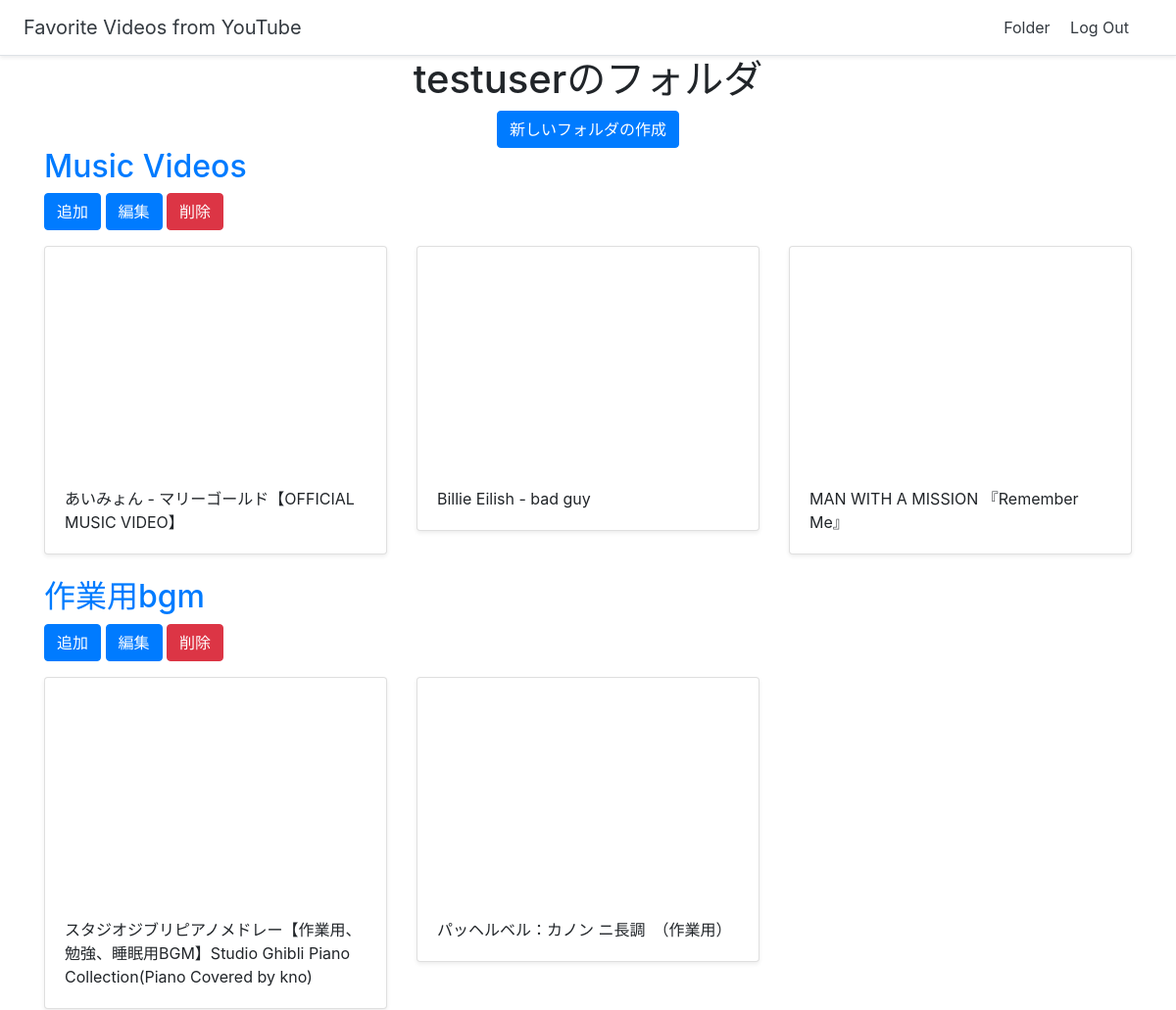
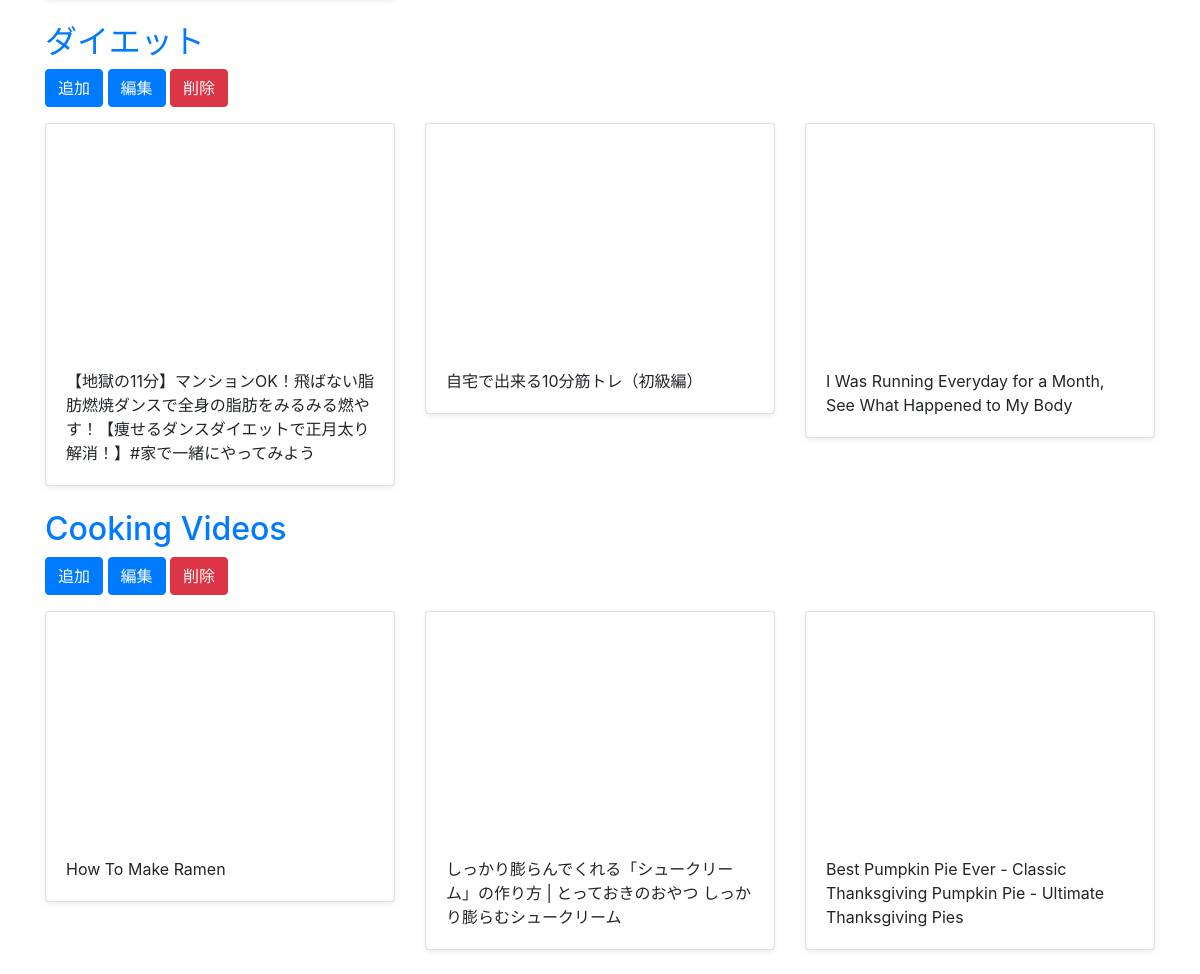
The page /dashboard (signed in) on the database its author committed (2 pictures, top to bottom).
### halls/models.py (models this page shows, shortened)
class Hall(models.Model):
    title = models.CharField(max_length=255)
    user = models.ForeignKey(User, on_delete=models.CASCADE)

class Video(models.Model):
    title = models.CharField(max_length=255)
    url = models.URLField()
    youtube_id = models.CharField(max_length=255)
    hall = models.ForeignKey(Hall, on_delete=models.CASCADE)

### halls/views.py (the view)
# urls.py: path('dashboard', views.dashboard, name='dashboard'),
@login_required
def dashboard(request):
    halls = Hall.objects.filter(user=request.user)
    return render(request, 'halls/dashboard.html', {'halls': halls})

### halls/templates/halls/dashboard.html
{% extends "halls/base.html" %}
{% block content %}
<div class="container">
  <div class="text-center">
    <h1>{{ user.username }}のフォルダ</h1>
    <a href="{% url 'create_hall' %}" class="btn btn-primary">新しいフォルダの作成</a>
  </div>
  {% for hall in halls %}
  <h2><a href="{% url 'detail_hall' hall.id %}">{{ hall.title }}</a></h2>
  <a href="{% url 'add_video' hall.id %}" class="btn btn-primary">追加</a>
  <a href="{% url 'update_hall' hall.id %}" class="btn btn-primary">編集</a>
  <a href="{% url 'delete_hall' hall.id %}" class="btn btn-danger">削除</a>
  <div class="row">
    {% for video in hall.video_set.all %}
    <div class="col-md-4 mt-3">
      <div class="card mb-4 shadow-sm">
        <iframe width="100%" height="225" src="https://www.youtube.com/embed/{{ video.youtube_id }}" frameborder="0" allow="accelerometer; autoplay; encrypted-media; gyroscope; picture-in-picture" allowfullscreen></iframe>
        <div class="card-body">
          <p class="card-text">{{ video.title }}</p>
        </div>
      </div>
    </div>
    {% endfor %}
  </div>
  {% endfor %}
</div>
{% endblock %}

### rows shown on the page
Hall: title "Music Videos"
Video: title "あいみょん - マリーゴールド【OFFICIAL MUSIC VIDEO】"
Video: title "Billie Eilish - bad guy"
Video: title "MAN WITH A MISSION 『Remember Me』"
Hall: title "作業用bgm"
Video: title "スタジオジブリピアノメドレー【作業用、勉強、睡眠用BGM】Studio Ghibli Piano Collection(Piano Covered by kno)"
Video: title "パッヘルベル：カノン ニ長調 （作業用）"
Hall: title "ダイエット"
Video: title "【地獄の11分】マンションOK！飛ばない脂肪燃焼ダンスで全身の脂肪をみるみる燃やす！【痩せるダンスダイエットで正月太り解消！】#家で一緒にやってみよう"
Video: title "自宅で出来る10分筋トレ（初級編）"
Video: title "I Was Running Everyday for a Month, See What Happened to My Body"
Hall: title "Cooking Videos"
Video: title "How To Make Ramen"
Video: title "しっかり膨らんでくれる「シュークリーム」の作り方 | とっておきのおやつ しっかり膨らむシュークリーム"
Video: title "Best Pumpkin Pie Ever - Classic Thanksgiving Pumpkin Pie - Ultimate Thanksgiving Pies"

### other values the page prints
{{ user.username }} "testuser"
